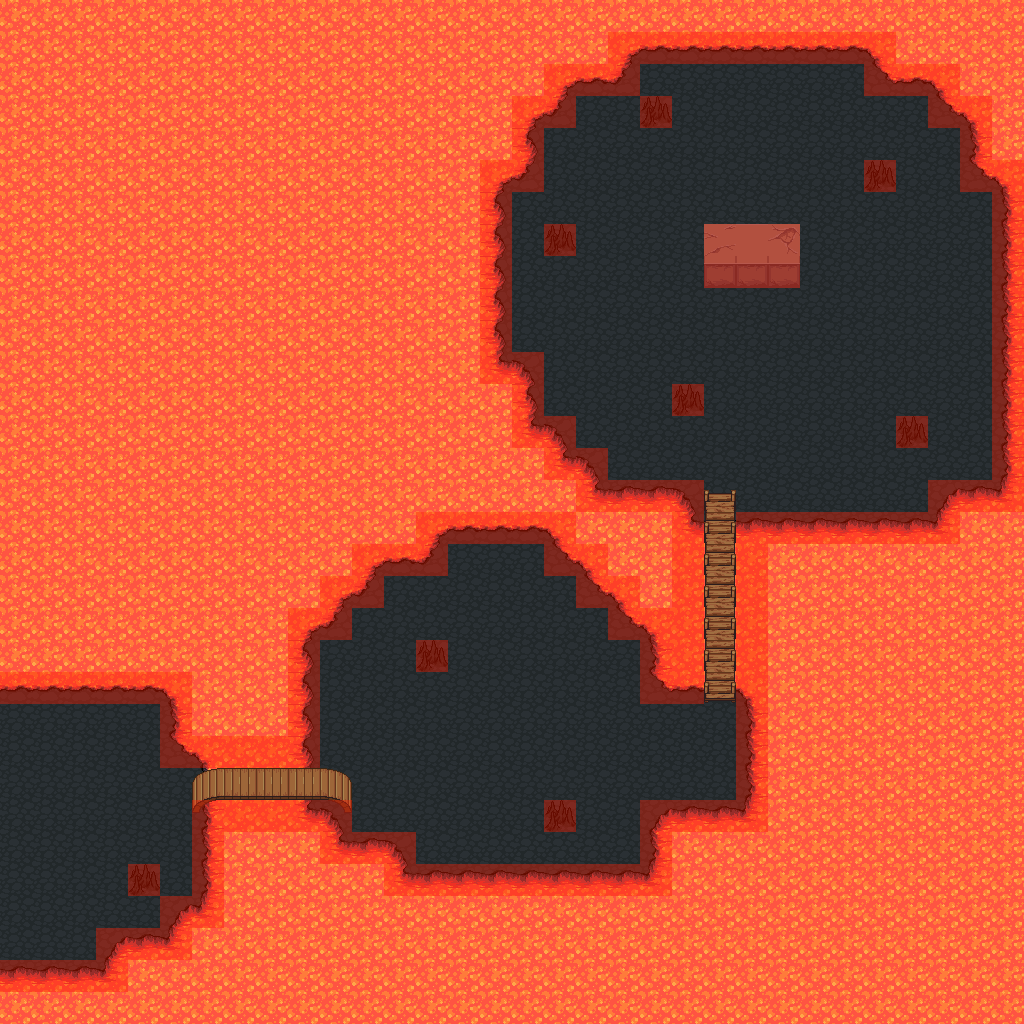

This is a level from a 2D game, rendered from its Tiled map with the project's own tilesets. A one-line summary and the map file follow, with tile-layer data summarised:
An orthogonal 32x32 tile map with 32x32 px tiles, 3 tile layers (background, object, collision), 2 tilesets and 4 objects (skeletonmage, firebat, teleport, run_once).

<map version="1.0" orientation="orthogonal" width="32" height="32" tilewidth="32" tileheight="32">
 <properties>
  <property name="music" value="evil_temple.ogg" />
  <property name="tileset" value="town.txt" />
  <property name="title" value="Volcano" />
 </properties>
 <tileset firstgid="1" name="tiled_collision" tilewidth="32" tileheight="32">
  <image source="tiled_collision.png" width="480" height="32" />
 </tileset>
 <tileset firstgid="16" name="generic_background" tilewidth="32" tileheight="32">
  <image source="generic_background.png" width="864" height="832" />
 </tileset>
 <layer name="background" width="32" height="32">
  <data>[1024 cells, 1024 non-empty, 14 distinct tile ids]</data>
 </layer>
 <layer name="object" width="32" height="32">
  <data>[1024 cells, 28 non-empty, 13 distinct tile ids]</data>
 </layer>
 <layer name="collision" width="32" height="32">
  <data>[1024 cells, 156 non-empty, 1 distinct tile ids]</data>
 </layer>
 <objectgroup name="enemy" width="32" height="32" />
 <objectgroup name="enemygroup" width="32" height="32">
  <object name="2 Skeleton Mages" type="skeletonmage" x="672" y="288" width="192" height="64">
   <properties>
    <property name="level" value="2,2" />
    <property name="number" value="2,2" />
   </properties>
  </object>
  <object name="3 Firebats" type="firebat" x="448" y="640" width="160" height="160">
   <properties>
    <property name="level" value="2,2" />
    <property name="number" value="3,3" />
   </properties>
  </object>
 </objectgroup>
 <objectgroup name="event" width="32" height="32">
  <object name="Teleport to Volcano3" type="teleport" x="0" y="704" width="32" height="256">
   <properties>
    <property name="intermap" value="volcano3.txt,30,9" />
   </properties>
  </object>
  <object name="Ghost Talisman" type="run_once" x="736" y="224" width="32" height="32">
   <properties>
    <property name="hotspot" value="location" />
    <property name="loot" value="id,24,6,400" />
    <property name="msg" value="Someone has scrawled here: &quot;The fire skeleton's bombs killed my friend instantly!  If I wasn't a ghost already, I'd have died, too.&quot;" />
    <property name="requires_not" value="ghosttalis" />
    <property name="tooltip" value="Altar" />
   </properties>
  </object>
 </objectgroup>
</map>
